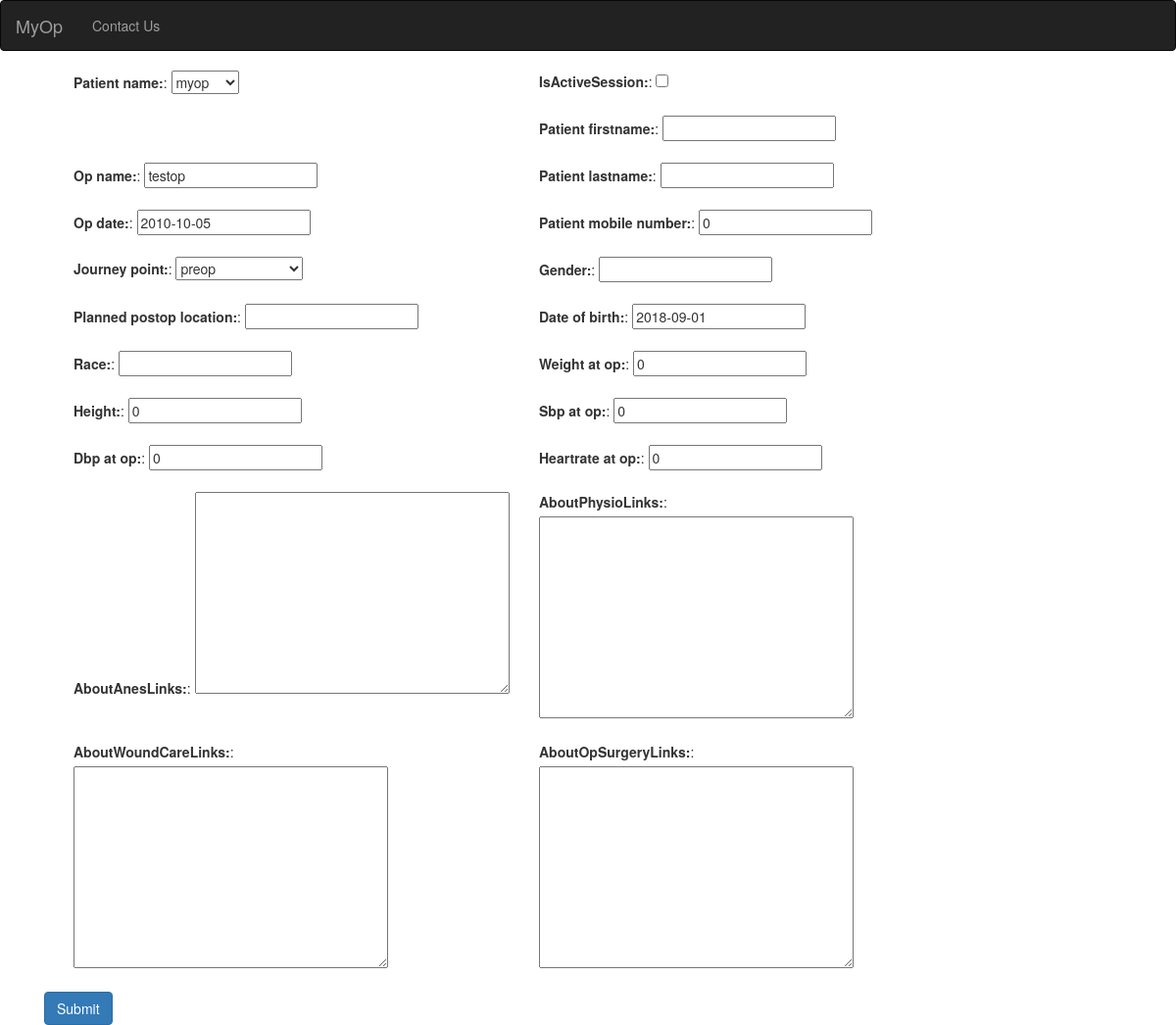
The page /api/edit/jd/2/ (signed in) on the database its author committed.
### myop_app/models.py (models this page shows, shortened)
class JourneyData(models.Model):
    PREOP = 'preop'
    PREOP_GOTOCLINIC = 'preop_GotoClinic'
    PREOPMEDPHOTO = 'preopMedPhoto'
    REMINDER1 = 'Reminder1'
    REMINDER2 = 'Reminder2'
    UNKNOWNOPSTATUS = 'UnkwnOpStatus'
    POD1 = 'POD1'
    POD3 = 'POD3'
    POD5 = 'POD5'
    POD10 = 'POD10'
    POD15 = 'POD15'
    SUPERSYNC = 'SuperSync'
    DEAD = 'DEAD'
    JOURNEY_PT = (
        (PREOP, 'preop'),
        (PREOP_GOTOCLINIC, 'preop_GotoClinic'),
        (PREOPMEDPHOTO, 'preopMedPhoto'),
        (REMINDER1, 'Reminder1'),
        (REMINDER2, 'Reminder2'),
        (UNKNOWNOPSTATUS, 'UnkwnOpStatus'),
        (POD1, 'POD1'),
        (POD3, 'POD3'),
        (POD5, 'POD5'),
        (POD10, 'POD10'),
        (POD15, 'POD15'),
        (SUPERSYNC, 'SuperSync'),
        (DEAD, 'DEAD'),
    )
    patient_name = models.ForeignKey(User, on_delete=models.CASCADE)
    patient_username = models.CharField(max_length=50, blank = True)
    created = models.DateTimeField(auto_now_add=True)
    op_date = models.DateField(blank = True)
    op_name = models.CharField(max_length=50, blank = True)
    journey_point = models.CharField(max_length=100, blank = True, choices=JOURNEY_PT,default=PREOP)
    UnixTimeOfLastSync = models.IntegerField(default = 1, blank = True)
    IsActiveSession =  models.BooleanField(default=False )
    FCM = models.CharField(max_length=100, blank = True)
    IsAlertFromServToPt = models.BooleanField(default=False )
    AlertMsgFromServToPt = models.CharField(max_length=1000,blank = True)
    IsAlertFromPtToServ = models.BooleanField(default=False )
    AlertMsgFromPtToServ = models.CharField(max_length=1000,blank = True)
    is_Alert_toHosp = models.BooleanField(default=False )
    Alert_msg_toHosp = models.CharField(max_length=1000,blank = True)
    patient_firstname = models.CharField(max_length=50, blank = True)
    patient_lastname = models.CharField(max_length=50, blank = True)
    patient_mobile_number = models.IntegerField(default = 0, blank = True)
    race = models.CharField(max_length=50, blank = True)
    gender = models.CharField(max_length=10, blank = True)
    date_of_birth = models.DateField(default=now, blank = True)
    age_at_op = models.IntegerField(default=0, blank = True)
    height = models.IntegerField(default=0, blank = True)
    weight_at_op = models.IntegerField(default= 0, blank = True)
    sbp_at_op = models.IntegerField(default=0,blank = True)
    dbp_at_op =models.IntegerField(default=0,blank = True)
    heartrate_at_op = models.IntegerField(default=0,blank = True)
    planned_postop_location = models.CharField(max_length=10, blank = True)
    SurgeryVideoLink = models.URLField(max_length=200, blank = True)
    AnesthVideoLink = models.URLField(max_length=200, blank = True)
    PhysioVideoLink = models.URLField(max_length=200, blank = True)
    WoundCareVideoLink = models.URLField(max_length=200, blank = True)
    AboutOpSurgeryLinks = models.TextField(blank=True, null=True)
    AboutAnesLinks = models.TextField(blank=True, null=True)
    AboutPhysioLinks = models.TextField(blank=True, null=True)
    AboutWoundCareLinks = models.TextField(blank=True, null=True)
    PreopInstructions = models.TextField(blank=True, null=True)
    is_OnlinePreopElig= models.BooleanField(default=False)
    is_PatientNoShow = models.BooleanField(default=False)
    is_OpCancelled = models.BooleanField(default=False)
    is_PostOpInpatient = models.BooleanField(default=False)
    is_PostOpReadmission = models.BooleanField(default=False)
    is_PostOpSti = models.BooleanField(default=False)
    is_PostOpDvt = models.BooleanField(default=False)
    is_PostOpUti = models.BooleanField(default=False)
    is_PostOpLrti = models.BooleanField(default=False)
    is_PostOpArf = models.BooleanField(default=False)
    is_PostOpComplication = models.BooleanField(default=False)
    isSick = models.BooleanField(default=False);
    HasAdeqMouthOpening = models.BooleanField(default=False)
    HasAdeqNeckMov = models.BooleanField(default=False)
    CanClimbStairs = models.BooleanField(default=False)
    HasFeverInfec = models.BooleanField(default=False)
    HasLooseTeeth = models.BooleanField(default=False)
    HasDentalImplant = models.BooleanField(default=False)
    IsPregnant = models.BooleanField(default=False)
    HasSobAtRest = models.BooleanField(default=False)
    HasHeartAttacks = models.BooleanField(default=False)
    HasChestPain = models.BooleanField(default=False)
    HasIrregHR = models.BooleanField(default=False)
    HasHtn = models.BooleanField(default=False)
    HasDiabetes = models.BooleanField(default=False)
    HasThyroidDs = models.BooleanField(default=False)
    HasKidneyDs = models.BooleanField(default=False)
    HasLiverDs = models.BooleanField(default=False)
    HasGastricReflux = models.BooleanField(default=False)
    HasStroke = models.BooleanField(default=False)
    HasEpilepsy = models.BooleanField(default=False)
    HasPsychDs = models.BooleanField(default=False)
    HasBloodDs = models.BooleanField(default=False)
    HasCtOrMsDs = models.BooleanField(default=False)
    HasAllergies = models.BooleanField(default=False)
    HasOsaOrRespDs = models.BooleanField(default=False)
    HasLoudSnore = models.BooleanField(default=False)
    HasDaySomno = models.BooleanField(default=False)
    HasSleepApneaEpisodes = models.BooleanField(default=False)
    IsSmoker = models.BooleanField(default=False)
    IsAlcoholic = models.BooleanField(default=False)
    IsOnTcm = models.BooleanField(default=False)
    IsOnMeds = models.BooleanField(default=False)
    HasFHOAnesRxn = models.BooleanField(default=False)
    HasPrevOps = models.BooleanField(default=False)
    HasPONV = models.BooleanField(default=False)
    HasUploadedMedPhoto = models.BooleanField(default=False)
    def _upload_path(instance,filename):
        return instance.get_upload_path(filename)
    image = models.ImageField(upload_to=_upload_path, blank = True)
    def _upload_path(instance,filename):
        return instance.get_upload_path(filename)
    wound = models.ImageField(upload_to=_upload_path, blank = True)
    HasFeverInfecRem1 = models.BooleanField(default=False)
    HasLooseTeethRem1 = models.BooleanField(default=False)
    IsPregnantRem1 = models.BooleanField(default=False)
    IsHavingOpRem1 = models.BooleanField(default=False)
    PainScoreRem1 = models.IntegerField(default = -1)
    MobilityScoreRem1 = models.IntegerField(default = -1)
    ADL_ScoreRem1 = models.IntegerField(default = -1)
    MoodScoreRem1 = models.IntegerField(default = -1)
    HasFeverInfecRem2 = models.BooleanField(default=False)
    HasLooseTeethRem2 = models.BooleanField(default=False)
    IsPregnantRem2 = models.BooleanField(default=False)
    IsHavingOpRem2 = models.BooleanField(default=False)
    SatisfactionScorePOD1 = models.IntegerField(default = -1)
    PainScoreRestPOD1 = models.IntegerField(default = -1)
    PainScoreMovPOD1 = models.IntegerField(default = -1)
    PONVScorePOD1 = models.IntegerField(default = -1)
    SoreThroatScorePOD1 = models.IntegerField(default = -1)
    ItchyScorePOD1 = models.IntegerField(default = -1)
    HasDentalDamagePOD1 = models.BooleanField(default=False)
    HasUploadedWoundPhotoPOD1 = models.BooleanField(default=False)
    HasCalfTenderPOD1 = models.BooleanField(default=False)
    HasSOBPOD1 = models.BooleanField(default=False)
    HasFeverPOD1 = models.BooleanField(default=False)
    HasDysuriaRetenPOD1 = models.BooleanField(default=False)
    HasNumbnessPOD1 = models.BooleanField(default=False)
    IsDischargedHomePOD1 = models.BooleanField(default=False)#from sever
    PainScoreRestPOD3 = models.IntegerField(default = -1)
    PainScoreMovPOD3 = models.IntegerField(default = -1)
    HasDysuriaRetenPOD3 = models.BooleanField(default=False)
    HasNumbnessPOD3 = models.BooleanField(default=False)
    HasCalfTenderPOD3 = models.BooleanField(default=False)
    HasSOBPOD3 = models.BooleanField(default=False)
    HasFeverPOD3 = models.BooleanField(default=False)
    HasWoundRedOrDischargePOD3 = models.BooleanField(default=False)
    HasNeededToVisitAePOD3 = models.BooleanField(default=False)
    HasNeededToReadmitPOD3 = models.BooleanField(default=False)
    HasUploadedWoundPhotoPOD3 = models.BooleanField(default=False)
    IsDischargedHomePOD3 = models.BooleanField(default=False)#from server
    PainScorePOD5 = models.IntegerField(default = -1)
    HasCalfTenderPOD5 = models.BooleanField(default=False)
    HasSOBPOD5 = models.BooleanField(default=False)
    HasFeverPOD5 = models.BooleanField(default=False)
    HasDysuriaPOD5 = models.BooleanField(default=False)
    HasWoundRedOrDischargePOD5 = models.BooleanField(default=False)
    HasNeededToVisitAePOD5 = models.BooleanField(default=False)
    HasNeededToReadmitPOD5 = models.BooleanField(default=False)
    HasUploadedWoundPhotoPOD5 = models.BooleanField(default=False)
    IsDischargedHomePOD5 = models.BooleanField(default=False)#from server
    PainScorePOD10 = models.IntegerField(default = -1)
    HasCalfTenderPOD10 = models.BooleanField(default=False)
    HasSOBPOD10 = models.BooleanField(default=False)
    HasFeverPOD10 = models.BooleanField(default=False)
    HasDysuriaPOD10 = models.BooleanField(default=False)
    HasWoundRedOrDischargePOD10 = models.BooleanField(default=False)
    HasNeededToVisitAePOD10 = models.BooleanField(default=False)
    HasNeededToReadmitPOD10 = models.BooleanField(default=False)
    HasUploadedWoundPhotoPOD10 = models.BooleanField(default=False)
    IsDischargedHomePOD10 = models.BooleanField(default=False)#from server
    PainScorePOD15 = models.IntegerField(default = -1)
    MobilityScorePOD15 = models.IntegerField(default = -1)
    ADL_ScorePOD15 = models.IntegerField(default = -1)
    MoodScorePOD15 = models.IntegerField(default = -1)
    SatisfactionScorePOD15 = models.IntegerField(default = -1)
    HasNeededToVisitAePOD15 = models.BooleanField(default=False)
    HasNeededToReadmitPOD15 = models.BooleanField(default=False)
    HasReturnedToDailyWorkPOD15 = models.BooleanField(default=False)
    HasUploadedWoundPhotoPOD5 = models.BooleanField(default=False)
    IsDischargedHomePOD5 = models.BooleanField(default=False)#from server
    MsgFromServToPt = models.CharField(max_length=1000,blank = True)
    MsgFromPtToServ = models.CharField(max_length=1000,blank = True)
    class Meta:
        get_latest_by = 'created'
    def _upload_path_msg(instance,filename):
        return instance.get_upload_path_msg(filename)
    msg_FromPatient = models.TextField(blank=True)
    msg_ToPatient = models.TextField(blank=True)
    msg_image = models.ImageField(upload_to=_upload_path_msg, blank = True)

### myop_app/views.py (the view)
# urls.py: url(r'^edit/jd/(?P<id>\d+)/$',views.edit_jd,name ="edit_jd"),
@login_required
def edit_jd(request, id= None):
    item = get_object_or_404(JourneyData, id=id)
    form = JourneyDataFrom(request.POST or None, instance = item)
    if form.is_valid():
        form.save()
        return redirect('/api/dash/')
    return render(request,'myop_app/jd_form.html',{'form':form})

### myop_app/forms.py
class JourneyDataFrom(ModelForm):
    class Meta:
        model  = JourneyData
        fields = [
            'patient_name','IsActiveSession',
            'patient_firstname','op_name',
             'patient_lastname','op_date',
             'patient_mobile_number','journey_point',
            'gender','planned_postop_location',
            'date_of_birth','race',
            'weight_at_op','height',
            'sbp_at_op','dbp_at_op',
            'heartrate_at_op',
            'AboutAnesLinks','AboutPhysioLinks',
            'AboutWoundCareLinks','AboutOpSurgeryLinks',
            ]

### myop_app/templates/myop_app/jd_form.html (shortened to what this page needs)
{% extends "myop_app/base.html" %}
{% block brand %} MyOp {% endblock %}
{% block navoption %} <li><a href="/contact">Contact Us</a></li>  {% endblock %}
{% block body %}
<div class = "container">
  <form method = "post" action="">
    <div class = container>
    {% for field in form %}
        <div class="fieldWrapper">
            <div class ="col-lg-5 col-md-5 col-sm-6 col-xs-12">
            {{ field.label_tag }}: {{ field }}
            <br></br>
            </div>
        </div>
    {% endfor %}
    </div>
    <button type="submit" class = "btn btn-primary" value="Save"> Submit </button>
</form>
</div>
{% endblock %}

### rows shown on the page
JourneyData: form "myop" "testop" "2010-10-05" "0" "preop" "2018-09-01" "0" "0" "0" "0" "0"

### other values the page prints
{{ field.label_tag }} "Patient name:" "IsActiveSession:" "Patient firstname:" "Op name:" "Patient lastname:" "Op date:" "Patient mobile number:" "Journey point:" "Gender:" "Planned postop location:" "Date of birth:" "Race:" "Weight at op:" "Height:" "Sbp at op:" "Dbp at op:" "Heartrate at op:" "AboutAnesLinks:" "AboutPhysioLinks:" "AboutWoundCareLinks:" "AboutOpSurgeryLinks:"
